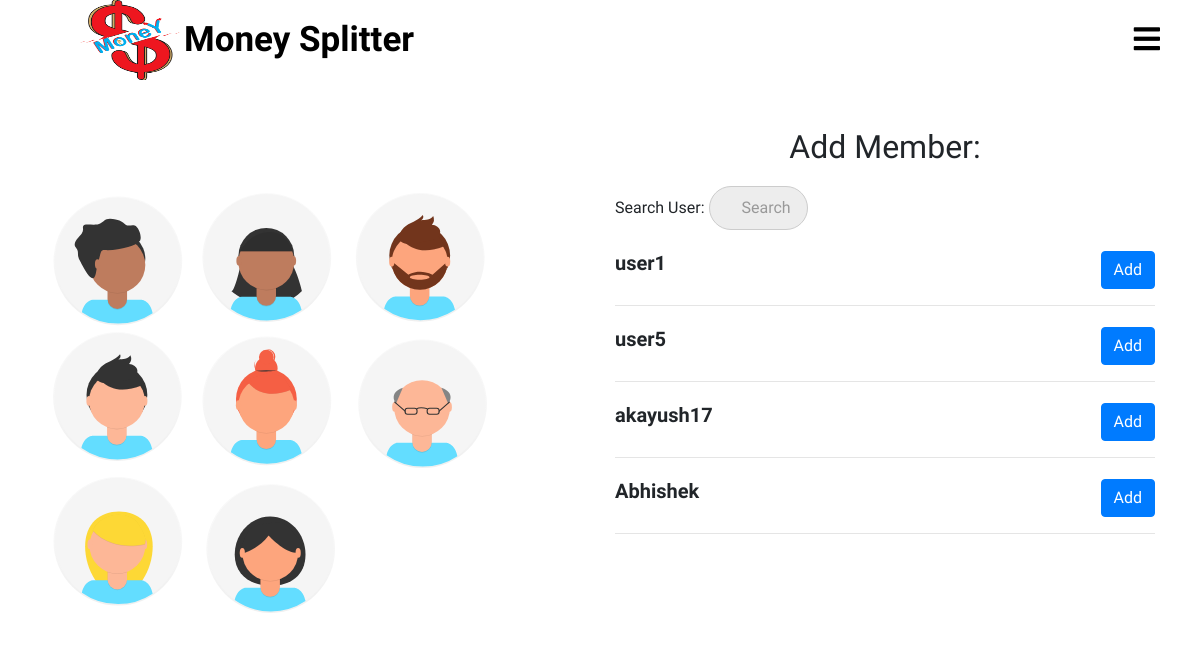
The page /splitter/members_list/26/ on the database its author committed.
### splitter/models.py (models this page shows)
class User(AbstractUser):
    pass

### splitter/views.py (the view)
# urls.py: path('members_list/<int:pk>/',views.list_members,name="list_members"),
def list_members(request,pk):
    rooms = get_object_or_404(room,pk=pk)
    query = request.GET.get("q", None)
    members = room_members.objects.filter(room=rooms)
    members_list = [x.member for x in members]
    qs = User.objects.all()
    if query is not None:
        qs = qs.filter(
                Q(username__icontains=query)
                )
    qs_one = []
    for x in qs:
        if x in members_list:
            pass
        else:
            qs_one.append(x)
    context = {
        "members_list": qs_one,
        "rooms":rooms
    }
    template = "splitter/members_list.html"
    return render(request, template, context)

### templates/splitter/members_list.html
{% extends 'splitter/base.html' %}
{% load static %}
{% block css %}
  <link rel="stylesheet" href="{% static 'css/mysearchbar.css' %}">
  <link rel="stylesheet" href="{% static 'css/members_list.css' %}">
{% endblock %}
{% block content %}
<div class="add-member-page">
  <div class="row">
    <div class="col-lg-6">
      <div class="add-member-img-grid">
        <img src="{% static 'images/undraw_team_ih79.svg' %}" alt="" class="add-member-img">
      </div>
    </div>
    <div class="col-lg-6">
      <div class="container add-member-grid">
        <h2>Add Member:</h2>
        <form method='GET' action="{% url 'splitter:list_members' pk=rooms.pk %}">
          <p>Search User: <input type='search' name='q' placeholder='Search'></p>
        </form>
        {% for obj in members_list %}
        <div class="member-box">
        <h5><b>{{ obj.username }}</b>
        <div class="add-button">
          <a href="{% url 'splitter:add_member' pk=rooms.pk id=obj.id %}" class="btn btn-primary">Add</a>
        </div>
        </h5>
        </div>
        <hr>
        {% endfor %}
      </div>
    </div>
  </div>
</div>
{% endblock %}

### static/css/home_page.css (style rules this page uses)
* { padding: 0; margin: 0; text-decoration: none; list-style: none; box-sizing: border-box; font-family: 'Merienda One', cursive; }
body,html { overflow-x: hidden; }
:root { var(--IndianRed): #db575b; var(--Aqua): #99ffe4; var(--MiddleBlue): #88cfd3; var(--SteelBlue): #578bb2; var(--BdazzledBlue): #345c98; var(--DarkButton): linear-gradient(to top, #30cfd0 0%, #330867 100%); var(--LightButton): linear-gradient(to top, #48c6ef 0%, #6f86d6 100%); var(--RedButton): linear-gradient(45deg, #874da2 0%, #c43a30 100%); }

### static/css/mysearchbar.css (style rules this page uses)
input { outline: none; }
input[type=search] { -webkit-appearance: textfield; -webkit-box-sizing: content-box; font-family: inherit; font-size: 100%; }
input[type=search] { background: #ededed url(https://static.tumblr.com/ftv85bp/MIXmud4tx/search-icon.png) no-repeat 9px center; border: solid 1px #ccc; padding: 9px 10px 9px 32px; width: 55px; -webkit-border-radius: 10em; -moz-border-radius: 10em; border-radius: 10em; -webkit-transition: all .5s; -moz-transition: all .5s; transition: all .5s; }

### static/css/members_list.css (style rules this page uses)
* { margin: 0; padding: 0; }
body,html { margin: 0; padding: 0; }
.add-member-page .row { width: 100%; }
.add-member-img-grid { width: 100%; height: 100%; margin: 0px; }
.add-member-img { position: relative; width: 100%; height: 60vh; padding: 30px; margin-top: 75px; padding-left: 0px; }
.add-member-grid { display: flex; flex-direction: column; padding: 0px 50px; margin: 20px 0px; }
.add-member-grid h2 { text-align: center; margin: 20px 0px; }
.add-member-grid .member-box { display: inline-table; width: 100%; padding-top: 5px; }
.add-member-grid .member-box .add-button { float: right; margin-right: 0px; }

### rows shown on the page
User: username "user1"
User: username "user5"
User: username "akayush17"
User: username "Abhishek"
